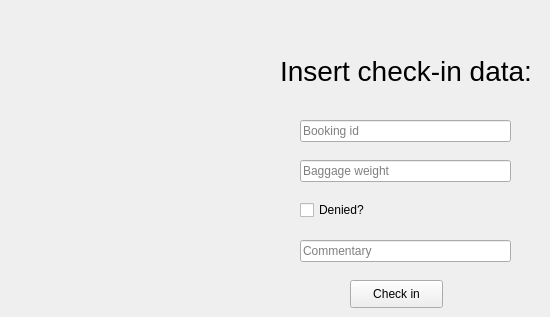
      <widget class="QWidget" name="tab_9">
       <attribute name="title">
        <string>Check-in</string>
       </attribute>
       <widget class="QLineEdit" name="bookingidEdit">
        <property name="geometry">
         <rect>
          <x>300</x>
          <y>120</y>
          <width>211</width>
          <height>22</height>
         </rect>
        </property>
        <property name="placeholderText">
         <string>Booking id</string>
        </property>
       </widget>
       <widget class="QLineEdit" name="baggageWeigthEdit">
        <property name="geometry">
         <rect>
          <x>300</x>
          <y>160</y>
          <width>211</width>
          <height>22</height>
         </rect>
        </property>
        <property name="placeholderText">
         <string>Baggage weight</string>
        </property>
       </widget>
       <widget class="QLineEdit" name="commentaryEdit">
        <property name="geometry">
         <rect>
          <x>300</x>
          <y>240</y>
          <width>211</width>
          <height>22</height>
         </rect>
        </property>
        <property name="placeholderText">
         <string>Commentary</string>
        </property>
       </widget>
       <widget class="QCheckBox" name="isdenied_checkBox">
        <property name="geometry">
         <rect>
          <x>300</x>
          <y>200</y>
          <width>81</width>
          <height>20</height>
         </rect>
        </property>
        <property name="text">
         <string>Denied?</string>
        </property>
       </widget>
       <widget class="QLabel" name="label_31">
        <property name="geometry">
         <rect>
          <x>280</x>
          <y>50</y>
          <width>261</width>
          <height>41</height>
         </rect>
        </property>
        <property name="styleSheet">
         <string notr="true">font-size: 28px</string>
        </property>
        <property name="text">
         <string>Insert check-in data:</string>
        </property>
       </widget>
       <widget class="QPushButton" name="checkinButton">
        <property name="geometry">
         <rect>
          <x>350</x>
          <y>280</y>
          <width>93</width>
          <height>28</height>
         </rect>
        </property>
        <property name="text">
         <string>Check in</string>
        </property>
       </widget>
      </widget>
